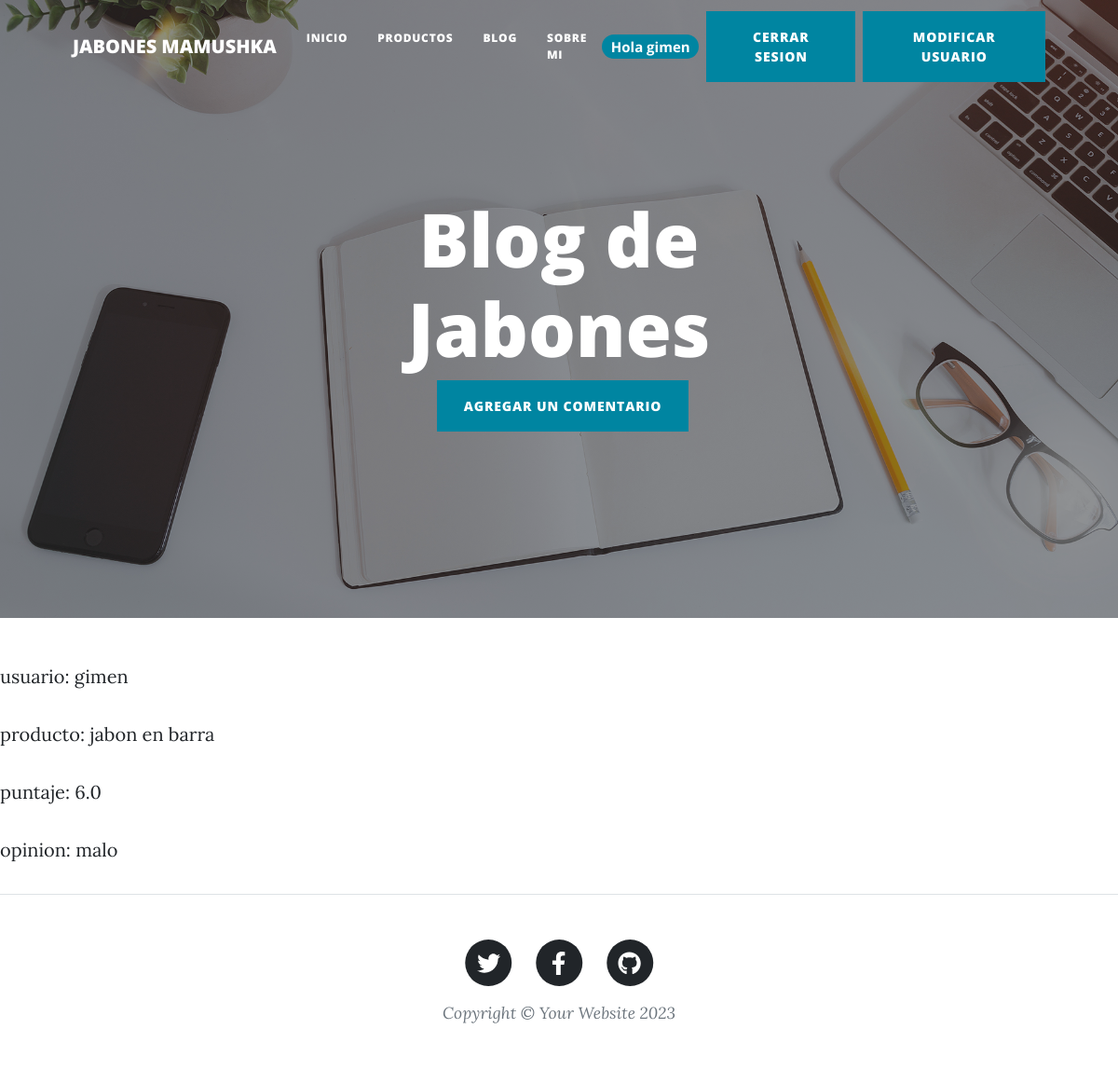
/appweb/Blog (signed in), run on an earlier commit of the app's database.
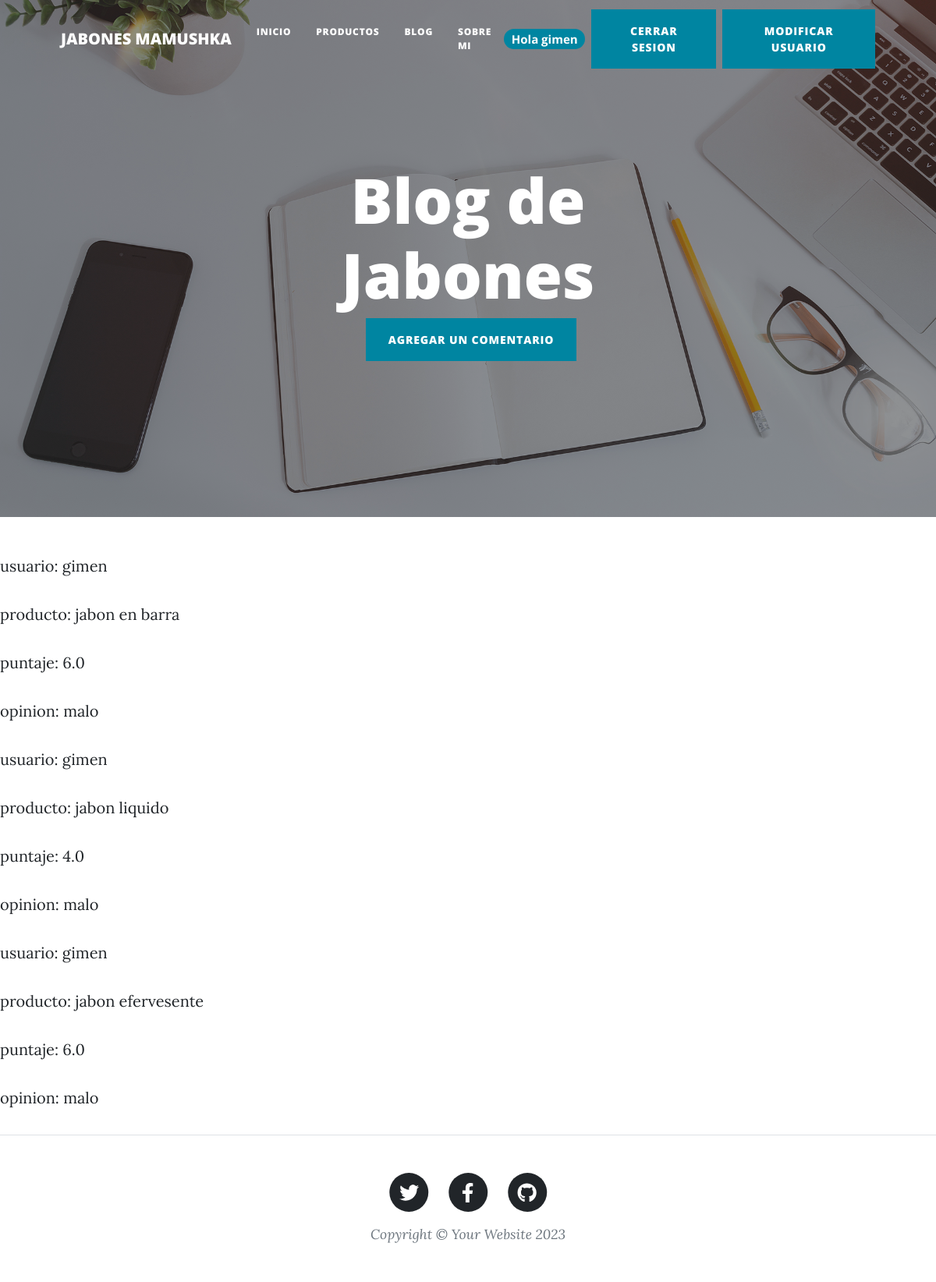
And on a later commit of the database.
### appweb/models.py (models this page shows)
class Comentario(models.Model):
    autor=models.CharField(max_length=40)
    tipo=models.CharField(max_length=40)
    calificacion=models.FloatField()
    opinion=models.TextField(max_length=300)

### appweb/views.py (the view)
# urls.py: path('Blog', comentario , name='Blog'),
@login_required
def comentario(request):
    comentarios = Comentario.objects.all()
    return render(request, "appweb/comentarios/comentario.html",{"resultado_comentario": comentarios})

### appweb/templates/appweb/comentarios/comentario.html
{% extends 'appweb/padre.html' %}
{% block titulo %}
<h1>Blog de Jabones</h1>
<a class="btn btn-primary text-uppercase ms-2" href="{% url 'AgregarComentario' %}">Agregar un Comentario</a>
{% endblock%}
{% block contenido %}
    {% for comentarios in resultado_comentario %}
        <p>usuario: {{comentarios.autor}}</p>
        <p>producto: {{comentarios.tipo}}</p>
        <p>puntaje: {{comentarios.calificacion}}</p>
        <p>opinion: {{comentarios.opinion}}</p>
    {% endfor %}
{% endblock %}

What changed in the data, as far as the page shows it:
added Comentario: autor "gimen", tipo "jabon liquido", calificacion "4.0", opinion "malo"
added Comentario: autor "gimen", tipo "jabon efervesente", calificacion "6.0", opinion "malo"
